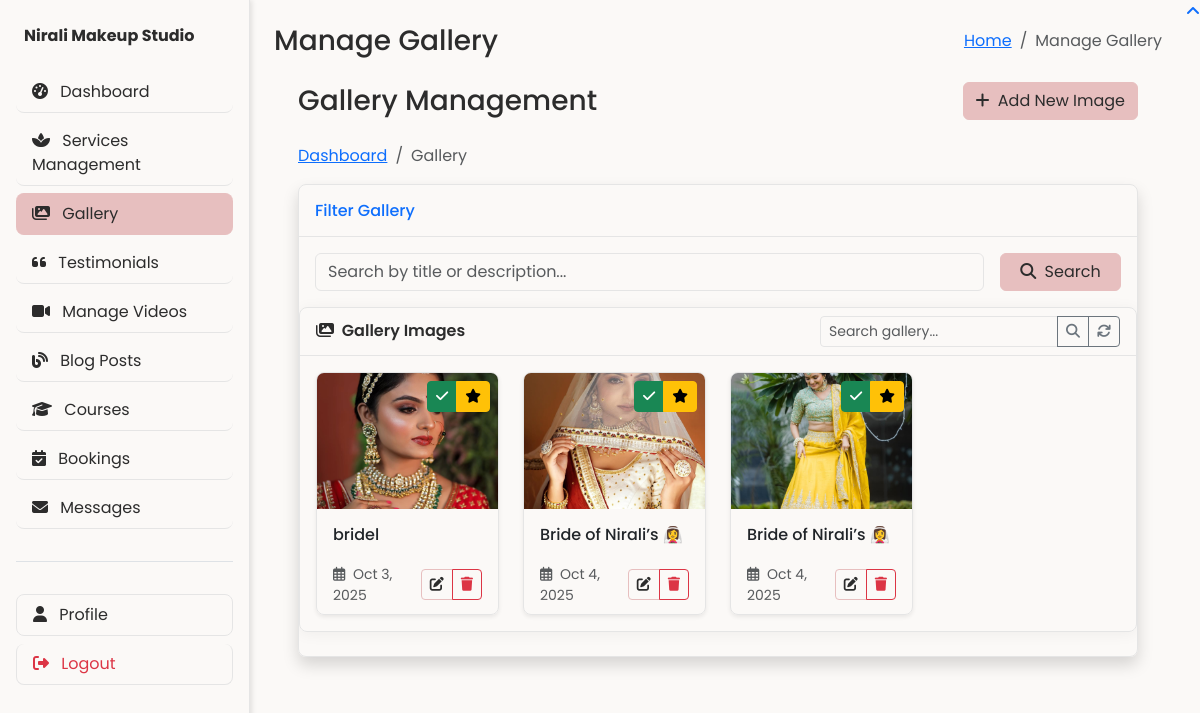
Page /admin/gallery.php (signed in) on the committed database.
### tables this page shows
CREATE TABLE `gallery_images` (
  `id` int(11) NOT NULL,
  `category_id` int(11) DEFAULT NULL,
  `title` varchar(100) NOT NULL,
  `description` text DEFAULT NULL,
  `image_path` varchar(255) NOT NULL,
  `display_order` int(11) DEFAULT 0,
  `is_featured` tinyint(1) DEFAULT 0,
  `status` tinyint(1) DEFAULT 1,
  `created_at` timestamp NOT NULL DEFAULT current_timestamp(),
  `updated_at` timestamp NOT NULL DEFAULT current_timestamp() ON UPDATE current_timestamp()
);

### admin/gallery.php (the view, shortened to what this page needs)
<?php
$pdo = null;
try {
    $pdo = getDBConnection();
} catch (Exception $e) {
    error_log("Database connection error: " . $e->getMessage());
    die("Error: Could not connect to the database. Please try again later.");
}
$gallery_images = [];
$search = isset($_GET['search']) ? trim($_GET['search']) : '';
try {
    $query = "SELECT gi.*, '' as category_name
              FROM gallery_images gi
              WHERE 1=1";
    $params = [];
    $query .= " ORDER BY gi.display_order, gi.created_at DESC";
    $stmt = $pdo->prepare($query);
    $stmt->execute($params);
    $gallery_images = $stmt->fetchAll(PDO::FETCH_ASSOC);
} catch (PDOException $e) {
    $error = 'Error fetching gallery images: ' . $e->getMessage();
}
require_once 'includes/header.php';
?>
<div class="container-fluid px-4">
    <div class="d-flex justify-content-between align-items-center mb-4">
        <h1 class="h3 mb-0 text-gray-800">Gallery Management</h1>
        <a href="gallery-add.php" class="btn btn-primary">
            <i class="fas fa-plus me-1"></i> Add New Image
        </a>
    </div>
    <nav aria-label="breadcrumb mb-4">
        <ol class="breadcrumb">
            <li class="breadcrumb-item"><a href="index.php">Dashboard</a></li>
            <li class="breadcrumb-item active" aria-current="page">Gallery</li>
        </ol>
    </nav>
    <div class="card shadow mb-4">
        <div class="card-header py-3">
            <h6 class="m-0 font-weight-bold text-primary">Filter Gallery</h6>
        </div>
        <div class="card-body">
            <form method="get" action="" class="row g-3">
                <div class="col-md-10">
                    <input type="text" name="search" class="form-control" placeholder="Search by title or description..."
                           value="<?php echo isset($_GET['search']) ? htmlspecialchars($_GET['search']) : ''; ?>">
                </div>
                <div class="col-md-2">
                    <button type="submit" class="btn btn-primary w-100">
                        <i class="fas fa-search me-1"></i> Search
                    </button>
            </form>
        </div>
    </div>
    <div class="card mb-4">
        <div class="card-header d-flex justify-content-between align-items-center">
            <div>
                <i class="fas fa-images me-1"></i>
                Gallery Images
            </div>
            <div class="input-group input-group-sm" style="width: 300px;">
                <input type="text" id="searchInput" class="form-control" placeholder="Search gallery..." value="<?php echo htmlspecialchars($search); ?>">
                <button class="btn btn-outline-secondary" type="button" id="searchButton">
                    <i class="fas fa-search"></i>
                </button>
                <a href="gallery.php" class="btn btn-outline-secondary" title="Reset Search">
                    <i class="fas fa-sync"></i>
                </a>
            </div>
        </div>
        <div class="card-body">
            <?php if (empty($gallery_images)): ?>
                <div class="text-center py-5">
                    <i class="fas fa-images fa-4x mb-3 text-muted"></i>
                    <h5 class="text-muted">No gallery images found</h5>
                    <p class="text-muted">Get started by adding your first image</p>
                    <a href="gallery-add.php" class="btn btn-primary">
                        <i class="fas fa-plus me-1"></i> Add New Image
                    </a>
                </div>
            <?php else: ?>
                <div class="row g-4">
                    <?php foreach ($gallery_images as $image): ?>
                        <div class="col-12 col-sm-6 col-md-4 col-lg-3">
                            <div class="card h-100 shadow-sm">
                                <div class="position-relative" style="padding-top: 75%; overflow: hidden;">
                                    <img src="../<?php echo htmlspecialchars($image['image_path']); ?>"
                                         class="position-absolute top-0 start-0 w-100 h-100"
                                         alt="<?php echo htmlspecialchars($image['title']); ?>"
                                         style="object-fit: cover;">
                                    <div class="position-absolute top-0 end-0 p-2">
                                        <div class="btn-group">
                                            <a href="gallery.php?toggle_status=<?php echo $image['id']; ?>"
                                               class="btn btn-sm btn-<?php echo $image['status'] ? 'success' : 'secondary'; ?>"
                                               title="<?php echo $image['status'] ? 'Active' : 'Inactive'; ?>"
                                               data-bs-toggle="tooltip"
                                               data-bs-placement="top">
                                                <i class="fas fa-<?php echo $image['status'] ? 'check' : 'times'; ?>"></i>
                                            </a>
                                            <a href="gallery.php?toggle_featured=<?php echo $image['id']; ?>"
                                               class="btn btn-sm btn-<?php echo $image['is_featured'] ? 'warning' : 'secondary'; ?>"
                                               title="<?php echo $image['is_featured'] ? 'Featured' : 'Not Featured'; ?>"
                                               data-bs-toggle="tooltip"
                                               data-bs-placement="top">
                                                <i class="fas fa-star"></i>
                                            </a>
                                        </div>
                                    </div>
                                </div>
                                <div class="card-body p-3">
                                    <h6 class="card-title text-truncate mb-1" title="<?php echo htmlspecialchars($image['title']); ?>">
                                        <?php echo htmlspecialchars($image['title']); ?>
                                    </h6>
                                </div>
                                <div class="card-footer bg-transparent border-top-0 pt-0">
                                    <div class="d-flex justify-content-between align-items-center">
                                        <small class="text-muted">
                                            <i class="far fa-calendar-alt me-1"></i>
                                            <?php echo date('M j, Y', strtotime($image['created_at'])); ?>
                                        </small>
                                        <div class="btn-group">
                                            <a href="gallery-edit.php?id=<?php echo $image['id']; ?>"
                                               class="btn btn-sm btn-outline-primary"
                                               title="Edit"
                                               data-bs-toggle="tooltip"
                                               data-bs-placement="top">
                                                <i class="fas fa-edit"></i>
                                            </a>
                                            <button type="button"
                                                    class="btn btn-sm btn-outline-danger"
                                                    data-bs-toggle="modal"
                                                    data-bs-target="#deleteModal"
                                                    data-id="<?php echo $image['id']; ?>"
                                                    title="Delete"
                                                    data-bs-toggle="tooltip"
                                                    data-bs-placement="top">
                                                <i class="fas fa-trash"></i>
                                            </button>
                                        </div>
                                    </div>
                                </div>
                            </div>
                        </div>
                    <?php endforeach; ?>
                </div>
            <?php endif; ?>
        </div>
    </div>
</div>
<?php
require_once 'includes/footer.php';
?>

### rows in the picture
gallery_images: image_path (picture), status 1 (drawn), title "bridel", created_at "Oct 3, 2025"
gallery_images: image_path (picture), status 1 (drawn), title "Bride of Nirali’s 👰‍♀️", created_at "Oct 4, 2025"
gallery_images: image_path (picture), status 1 (drawn), title "Bride of Nirali’s 👰‍♀️", created_at "Oct 4, 2025"

### other values in the picture
$page_title "Manage Gallery"
